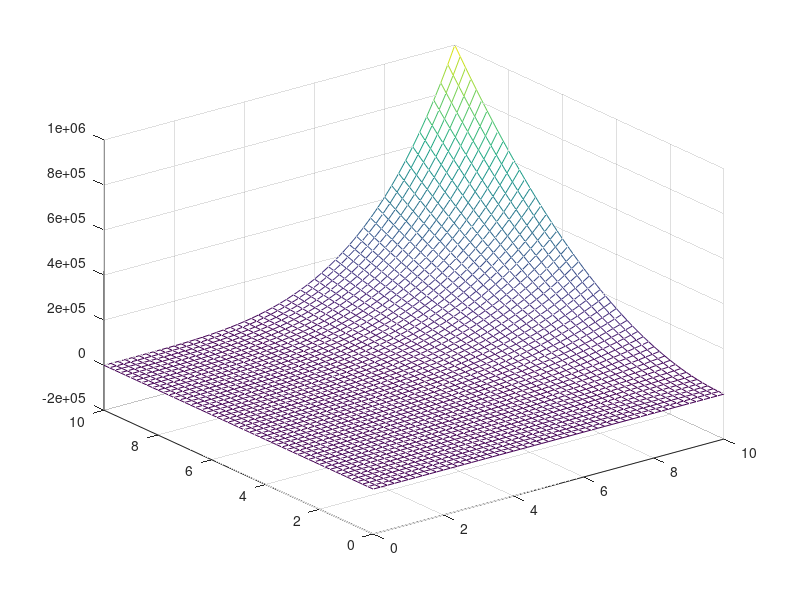

MATLAB code for this plot:
clear all;
close all;

% on crée nos axes x et y
tx = ty = linspace(0, 10, 51);
[xx, yy] = meshgrid(tx, ty);
tz = -500 + (xx.^4).*(yy.^2) + log(1 + 4*xx.^2 + 5*yy.^2);
mesh(tx, ty, tz);
